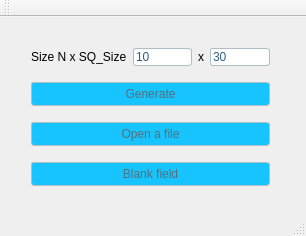
<?xml version="1.0" encoding="UTF-8"?>
<ui version="4.0">
 <class>MainWindow</class>
 <widget class="QMainWindow" name="MainWindow">
  <property name="geometry">
   <rect>
    <x>0</x>
    <y>0</y>
    <width>306</width>
    <height>236</height>
   </rect>
  </property>
  <property name="windowTitle">
   <string>MainWindow</string>
  </property>
  <property name="styleSheet">
   <string notr="true">
QPushButton {
	background-color: #17c4ff;
	color: #546e7a;
	border: 1px solid #AFBDC4;
	border-radius: 3px;
	padding: 4px 22px;
}

QPushButton:hover {
	background-color: #a2f1ff;
}

QPushButton:pressed {
	background-color: #69cfff;
}

QLineEdit {
	border: 1px solid #AFBDC4;
	border-radius: 3px;
	color: #2e5d80;
}</string>
  </property>
  <widget class="QWidget" name="centralWidget">
   <widget class="QWidget" name="verticalLayoutWidget">
    <property name="geometry">
     <rect>
      <x>20</x>
      <y>10</y>
      <width>261</width>
      <height>181</height>
     </rect>
    </property>
    <layout class="QVBoxLayout" name="verticalLayout">
     <item>
      <layout class="QHBoxLayout" name="horizontalLayout">
       <item>
        <widget class="QLabel" name="label">
         <property name="text">
          <string>Size N x SQ_Size</string>
         </property>
        </widget>
       </item>
       <item>
        <widget class="QLineEdit" name="lineEdit_2">
         <property name="styleSheet">
          <string notr="true"/>
         </property>
         <property name="text">
          <string>10</string>
         </property>
        </widget>
       </item>
       <item>
        <widget class="QLabel" name="label_3">
         <property name="text">
          <string>x</string>
         </property>
        </widget>
       </item>
       <item>
        <widget class="QLineEdit" name="lineEdit_3">
         <property name="text">
          <string>30</string>
         </property>
        </widget>
       </item>
      </layout>
     </item>
     <item>
      <widget class="QPushButton" name="pushButton">
       <property name="text">
        <string>Generate</string>
       </property>
      </widget>
     </item>
     <item>
      <widget class="QPushButton" name="pushButton_2">
       <property name="text">
        <string>Open a file</string>
       </property>
      </widget>
     </item>
     <item>
      <widget class="QPushButton" name="pushButton_3">
       <property name="text">
        <string>Blank field</string>
       </property>
      </widget>
     </item>
    </layout>
   </widget>
  </widget>
  <widget class="QToolBar" name="mainToolBar">
   <property name="styleSheet">
    <string notr="true">
QPushButton {
	/*background-color: transparent;*/
	color: #69cfff;
	border: 5px solid transparent;
	padding: 4px 22px;
}

QPushButton:hover {
	color: #80cbc4;
}

QPushButton:pressed {
	color: #dcf6ff;
}

QLineEdit {
	background: transparent;
	border: 1px solid transparent;
	color: #f0fffc;
}</string>
   </property>
   <attribute name="toolBarArea">
    <enum>TopToolBarArea</enum>
   </attribute>
   <attribute name="toolBarBreak">
    <bool>false</bool>
   </attribute>
  </widget>
  <widget class="QStatusBar" name="statusBar"/>
 </widget>
 <layoutdefault spacing="6" margin="11"/>
 <resources/>
 <connections/>
</ui>
